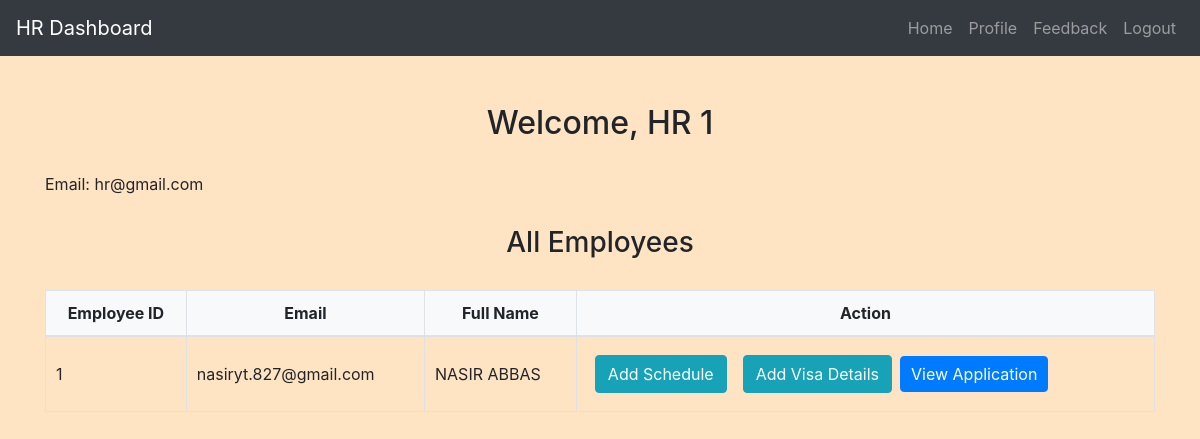
The app's page /hr/hr_dashboard.php (signed in) with its own data.
### tables this page shows
CREATE TABLE `hr` (
  `hr_id` int(11) NOT NULL,
  `username` varchar(50) DEFAULT NULL,
  `full_name` varchar(100) NOT NULL,
  `email` varchar(100) DEFAULT NULL,
  `password` varchar(255) NOT NULL
);

CREATE TABLE `employees` (
  `employee_id` int(11) NOT NULL,
  `email` varchar(100) DEFAULT NULL,
  `password` varchar(255) DEFAULT NULL,
  `full_name` varchar(255) NOT NULL,
  `position` varchar(50) DEFAULT NULL,
  `department` varchar(50) DEFAULT NULL,
  `location` varchar(100) DEFAULT NULL,
  `hire_date` date DEFAULT NULL,
  `current_visa_status` enum('Valid','Expired','Pending') DEFAULT NULL,
  `visa_expiry_date` date DEFAULT NULL,
  `created_at` timestamp NOT NULL DEFAULT current_timestamp(),
  `updated_at` timestamp NOT NULL DEFAULT current_timestamp() ON UPDATE current_timestamp()
);

### hr/hr_dashboard.php (the view, shortened to what this page needs)
<?php
include('config.php');
$email = $_SESSION["email"];
$sql_hr = "SELECT * FROM hr WHERE email = '$email'";
$result_hr = mysqli_query($conn, $sql_hr);
$row_hr = mysqli_fetch_assoc($result_hr);
$sql_employees = "SELECT * FROM employees";
$result_employees = mysqli_query($conn, $sql_employees);
?>
<!DOCTYPE html>
<html>
<head>
    <link rel="stylesheet" href="https://maxcdn.bootstrapcdn.com/bootstrap/4.5.2/css/bootstrap.min.css">
    <link rel="stylesheet" href="../css/style.css">
</head>
<body>
<?php include'navbar.php'; ?>
<div class="container mt-5">
    <h2>Welcome, <?php echo $row_hr["full_name"]; ?></h2>
    <p>Email: <?php echo $row_hr["email"]; ?></p>
    <h3>All Employees</h3>
    <table class="table">
        <thead>
            <tr>
                <th>Employee ID</th>
                <th>Email</th>
                <th>Full Name</th>
                <th>Action</th>
            </tr>
        </thead>
        <tbody>
            <?php
            while ($row_employee = mysqli_fetch_assoc($result_employees)) {
                echo "<tr>";
                echo "<td>".$row_employee["employee_id"]."</td>";
                echo "<td>".$row_employee["email"]."</td>";
                echo "<td>".$row_employee["full_name"]."</td>";
                echo "<td><a href='add_schedule.php?employee_id=".$row_employee["employee_id"]."' class='m-2 btn btn-info'>Add Schedule</a><a href='add_visa_details.php?employee_id=".$row_employee["employee_id"]."' class='m-2 btn btn-info'>Add Visa Details</a><a href='view_application.php?employee_id=".$row_employee["employee_id"]."' class='btn btn-primary'>View Application</a>
                </td>";
                echo "</tr>";
            }
            ?>
        </tbody>
    </table>
</div>
</body>
</html>

### css/style.css (style rules this page uses)
body { background-color: bisque; }
h1, h2, h3, h4 { text-align: center; margin-top: 30px; margin-bottom: 30px; }
.table { width: 100%; border-collapse: collapse; margin-top: 20px; }
.table th, .table td { padding: 10px; border: 1px solid #dee2e6; }
.table thead th { background-color: #f8f9fa; font-weight: bold; text-align: center; }
.table tbody td { vertical-align: middle; }
.btn-primary { padding: 5px 10px; }

### records on screen
hr: full_name "HR 1", email "hr@gmail.com"
employees: employee_id "1", email "nasiryt.827@gmail.com", full_name "NASIR ABBAS"
